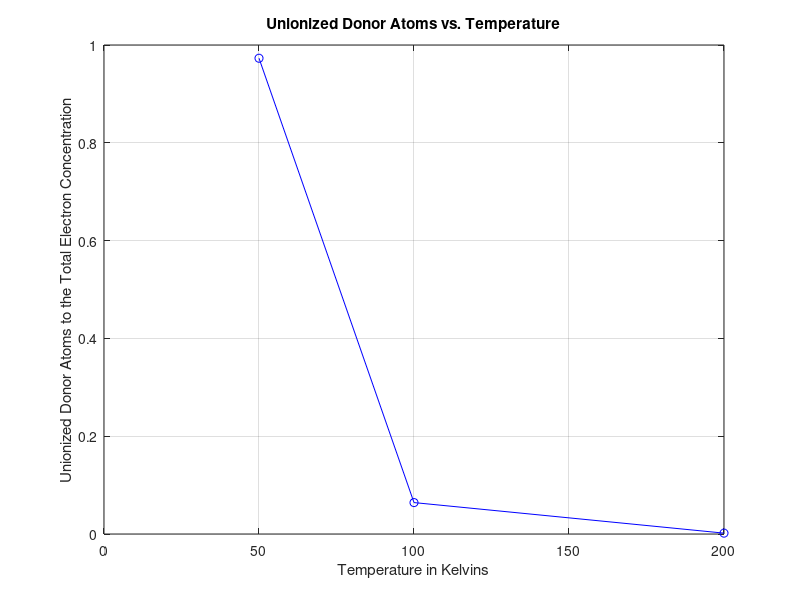

Write MATLAB code to recreate this figure.
%Boltzmann's constant
k = 8.62*10.^-5;

Nd = 10.^15;

Nc = 2.8*10.^19;

%ionization energy
E = -0.045;

%T(K)
T1 = 50;
T2 = 100;
T3 = 200;

%kt
kT1 = k*T1
kT2 = k*T2
kT3 = k*T3

%Nc relative to temperature
Nc50 = Nc*(T1/300).^(3/2)
Nc100 = Nc*(T2/300).^(3/2)
Nc200 = Nc*(T3/300).^(3/2)

%Fraction of total electrons
nd50 = 1/(1+(Nc50/(2*Nd))*exp(E/kT1))
nd100 = 1/(1+(Nc100/(2*Nd))*exp(E/kT2))
nd200 = 1/(1+(Nc200/(2*Nd))*exp(E/kT3))

X = [T1 T2 T3];
Y = [nd50 nd100 nd200];
figure;
plot(X,Y,'b-o');
title('Unionized Donor Atoms vs. Temperature');
xlabel('Temperature in Kelvins');
ylabel('Unionized Donor Atoms to the Total Electron Concentration');
grid;
